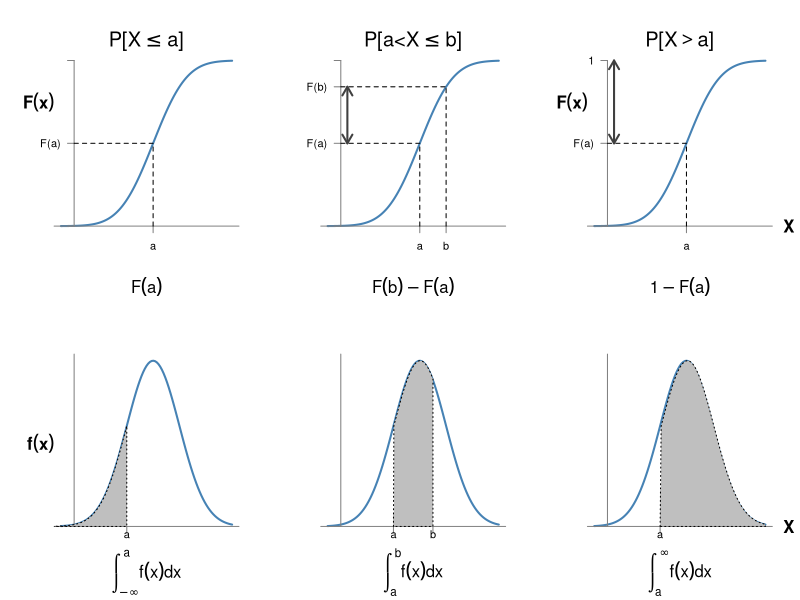
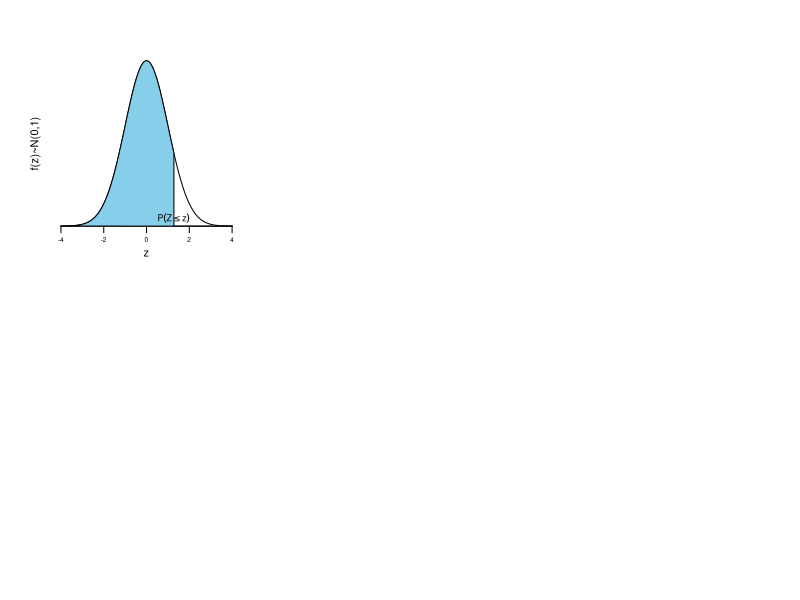

Generate these figures, in order, with R:
## ---- chunk 1
#| include: false
# rmarkdown::render("_formulario.Rmd", output_format = "pdf_document")
## ---- chunk 2
#| echo: false
#| fig-align: center
#| out-width: "0.6\\textwidth"
par(mfrow=c(2,3))


## distribution 
curve(pnorm(x, mean = 3),
      xlim = c(-0.5, 6),
      ylab = "",
      col = "steelblue",
      lwd = 2,
      axes = FALSE,
      xlab = "")
axis(1, col = gray(0.5), pos = 0, at = c(-1, 3, 10),
     labels = c("", "a", ""))
axis(2, las = 2, pos = 0, col = gray(0.5),
     at = pnorm(c(-1, 3, 10), mean=3),
     labels = c("", "F(a)", ""))
mtext(expression(bold(F(x))), side = 2, at = 0.75, las = 2)
mtext(expression(F(a)), side = 1, line =4)
lines(c(3, 3), c(0, pnorm(3, mean=3)), lty = 2)
lines(c(0, 3), c(pnorm(c(3,3), mean=3)), lty = 2)
mtext(expression(P*"["*X<=a*"]"), 3, cex = 1.2, padj = 0)

## distribution 
curve(pnorm(x, mean = 3),
      xlim = c(-0.5, 6),
      ylab = "",
      col = "steelblue",
      lwd = 2,
      axes = FALSE,
      xlab = "")
axis(1, col = gray(0.5), pos = 0, at = c(-1, 3, 4, 10),
     labels = c("", "a", "b", ""))
axis(2, las = 2, pos = 0, col = gray(0.5),
     at = pnorm(c(-1, 3, 4, 10), mean=3),
     labels = c("", "F(a)", "F(b)", ""))
mtext(expression(F(b)-F(a)), side = 1, line =4)
lines(c(3, 3), c(0, pnorm(3, mean=3)), lty = 2)
lines(c(4, 4), c(0, pnorm(4, mean=3)), lty = 2)
lines(c(0, 3), c(pnorm(c(3,3), mean=3)), lty = 2)
lines(c(0, 4), c(pnorm(c(4,4), mean=3)), lty = 2)
arrows(0.25, pnorm(3, 3), 0.25, pnorm(4, 3), length = 0.1,
       code = 3, lwd=2, col = gray(0.25))
mtext(expression(P*"[a<X"<=b*"]"), cex = 1.2, padj = 0)

curve(pnorm(x, mean = 3),
      xlim = c(-0.5, 6),
      ylab = "",
      col = "steelblue",
      lwd = 2,
      axes = FALSE,
      xlab = "")
axis(1, col = gray(0.5), pos = 0, at = c(-1, 3, 10),
     labels = c("", "a", ""))
axis(2, las = 2, pos = 0, col = gray(0.5),
     at = pnorm(c(-1, 3, 10), mean=3),
     labels = c("", "F(a)", "1"))
mtext(expression(bold(F(x))), side = 2, at = 0.75, las = 2)
mtext(expression(1-F(a)), side = 1, line =4)
lines(c(3, 3), c(0, pnorm(3, mean=3)), lty = 2)
lines(c(0, 3), c(pnorm(c(3,3), mean=3)), lty = 2)
arrows(0.25, pnorm(3, 3), 0.25, pnorm(10, 3), length = 0.1,
       code = 3, lwd=2, col = gray(0.25))
mtext(expression(bold(X)), side = 4, at = 0, las = 2, adj = -1)
mtext(expression(P*"["*X>a*"]"), 3, cex = 1.2, padj = 0)

curve(dnorm(x, mean = 3),
      xlim = c(-0.5, 6),
      ylab = "",
      col = "steelblue",
      lwd = 2,
      axes = FALSE,
      xlab = "")
axis(1, col = gray(0.5), pos = 0, at = c(-1, 2, 10),
     labels = c("", "a", ""), padj = -1.5)
axis(2, las = 2, pos = 0, col = gray(0.5),
     at = c(dnorm(c(-1), mean = 3), 10),
     labels = c("", ""))
text(1.5, 0.66,
     expression(P*"[a<X"<=b*"] = "*F(b)-F(a)))
mtext(expression(bold(f(x))), side = 2, at = 0.2, las = 2)
mtext(expression(integral(f(x)*dx, -infinity, a)), 1, 4)

xx <- c(seq(-1, 2, length.out = 100))
polygon(x = c(-1, xx, 2, rev(xx)),
        y = c(0, dnorm(xx, mean = 3), rep(0, 101)), col = gray(0.75),
        lty = 3)

## Density a<x<b
curve(dnorm(x, mean = 3),
      xlim = c(-0.5, 6),
      ylab = "",
      col = "steelblue",
      lwd = 2,
      axes = FALSE,
      xlab = "")
axis(1, col = gray(0.5), pos = 0, at = c(-1, 2, 3.5, 10),
     labels = c("", "a", "b", ""), padj = -1.5)
axis(2, las = 2, pos = 0, col = gray(0.5),
     at = c(dnorm(c(-1), mean = 3), 10),
     labels = c("", ""))

mtext(expression(integral(f(x)*dx, a, b)), 1, 4)
xx <- c(seq(2, 3.5, length.out = 100))
polygon(x = c(xx, 3.5, rev(xx), 2),
        y = c(0, dnorm(xx, mean = 3), rep(0, 101)), col = gray(0.75),
        lty = 3)

## Density x>a
curve(dnorm(x, mean = 3),
      xlim = c(-0.5, 6),
      ylab = "",
      col = "steelblue",
      lwd = 2,
      axes = FALSE,
      xlab = "")
axis(1, col = gray(0.5), pos = 0, at = c(-1, 2, 10),
     labels = c("", "a", ""), padj = -1.5)
axis(2, las = 2, pos = 0, col = gray(0.5),
     at = c(dnorm(c(-1), mean = 3), 10),
     labels = c("", ""))
# text(1.5, 0.66,
#      expression(P*"[a<X"<=b*"]")) # = "*F(b)-F(a)))
# lines(c(2, 2), c(0, dnorm(2, mean=3)), lty = 2)
# lines(c(0, 2), c(dnorm(c(2,2), mean=3)), lty = 2)
mtext(expression(bold(X)), side = 4, at = 0, las = 2, adj = -1)
# mtext(expression(bold(f(x))), side = 2, at = 0.2, las = 2)

mtext(expression(integral(f(x)*dx, a, infinity)), 1, 4)
xx <- c(seq(2, 6, length.out = 100))
polygon(x = c(xx, 6, rev(xx), 2),
        y = c(0, dnorm(xx, mean = 3), rep(0, 101)), col = gray(0.75),
        lty = 3)
## ---- chunk 3
#| echo: false
#| fig-width: 4
#| fig-height: 3
par(mgp = c(1, 0.4, 0), cex.axis = 0.6)
curve(dnorm, -4, 4, axes = FALSE, ylab = "f(z)~N(0,1)", xlab = "z")
axis(1, pos=0)
cord.x <- seq(-4, 1.28, by = 0.01)
cord.y <- dnorm(cord.x)
polygon(c(cord.x, 1.28, 4), c(cord.y, rep(0, 2)), col='skyblue')
text(0.2, 0.015, expression(P(Z<=z)), pos = 4, cex = 0.8)
## ---- chunk 4
#| echo: false
#| results: asis
options(digits = 4)
u <- seq(0, 3.99, by = 0.01)
p <- pnorm(u, lower.tail = TRUE)
m <- matrix(p, ncol = 10, byrow = TRUE)
dimnames(m) <- list(z = formatC(seq(0, 3.9, by = 0.1), digits = 1, format = "f"),
                    zz =formatC(seq(0, 0.09, by = 0.01), digits = 2, format = "f"))
# library(pander)
# pandoc.table(m)

tm <- cbind(as.numeric(rownames(m)), m)
colnames(tm)[1] <- "z"
knitr::kable(tm, row.names = FALSE, format = "latex", booktabs = TRUE, linesep = "") |>
  kableExtra::kable_styling(font_size = 11, latex_options = c("hold_position", "scale_down"))
